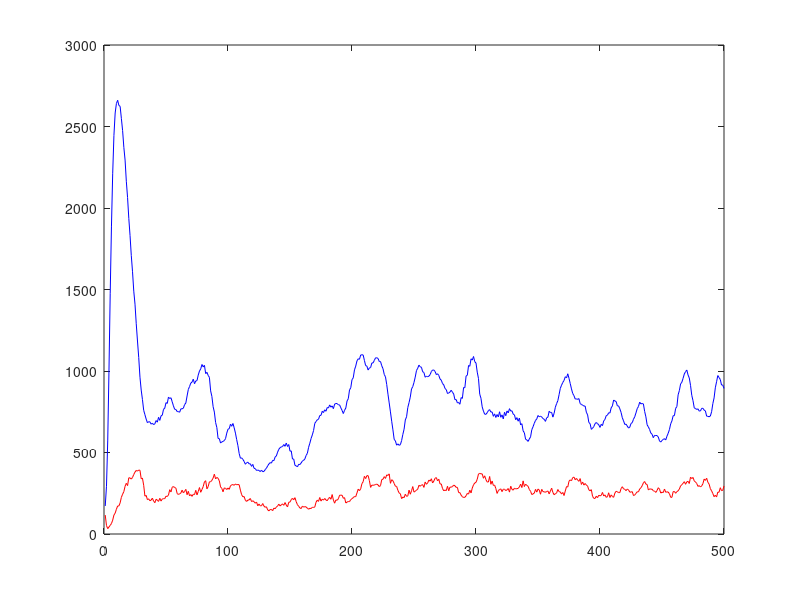

The MATLAB script that drew this image:
pred=[
116,52,33,43,53,64,85,116,128,152,172,172,191,225,244,260,293,311,297,345,344,337,347,365,380,390,386,392,391,339,343,299,232,237,211,216,204,208,220,202,192,213,208,200,219,202,215,217,217,232,230,239,272,258,287,291,285,281,248,243,246,252,269,253,261,274,241,262,234,242,231,244,242,268,240,261,285,256,273,291,320,327,277,291,320,321,329,343,367,338,347,342,326,289,280,259,283,280,273,282,274,296,302,303,299,307,302,304,302,269,241,228,230,207,200,208,209,218,199,204,198,189,196,173,184,173,173,187,171,164,167,148,142,150,151,143,159,155,165,172,183,172,179,185,176,193,177,166,195,196,211,219,210,223,198,180,170,160,156,171,165,168,166,158,152,158,156,164,163,166,195,208,200,224,202,214,208,218,209,204,217,225,213,242,208,189,209,207,216,238,238,238,219,223,190,196,199,199,211,217,223,230,229,252,275,266,277,309,321,354,340,358,358,328,286,300,299,300,304,306,301,291,297,334,336,352,341,363,359,369,311,333,327,310,293,292,268,252,247,217,227,223,244,231,234,269,244,265,291,257,262,269,275,299,293,300,303,286,319,305,313,331,324,339,313,325,342,346,326,336,307,307,279,265,270,266,293,265,288,287,291,300,296,286,286,254,254,238,229,224,225,235,249,245,269,252,282,302,313,317,336,368,372,369,369,342,357,334,319,319,353,305,325,298,300,279,249,266,273,277,260,275,275,266,271,279,257,293,274,269,281,277,278,280,289,306,285,326,291,306,298,293,273,262,242,246,251,274,257,276,270,244,274,260,259,256,261,264,246,264,281,255,241,247,252,273,260,258,245,255,236,264,291,288,324,332,327,346,349,333,341,331,323,340,304,319,300,310,300,294,271,265,272,231,219,218,232,223,238,234,237,255,233,240,225,229,253,224,240,230,225,251,262,259,254,254,279,290,277,274,266,276,271,257,257,260,236,239,249,259,259,276,284,296,314,322,306,304,270,277,275,275,265,263,255,267,284,275,251,257,254,276,256,259,257,247,225,225,260,261,250,260,265,276,295,303,311,321,305,320,323,310,349,340,347,326,319,310,292,297,289,295,309,337,329,342,317,306,278,265,248,229,238,227,257,256,284,266,268,295,];
prey=[
172,293,571,1000,1474,1884,2210,2445,2583,2641,2661,2629,2624,2550,2475,2372,2294,2164,2064,1936,1831,1709,1609,1490,1410,1290,1184,1083,962,883,825,759,732,705,683,689,688,674,680,671,676,696,686,716,697,725,729,765,772,806,801,840,831,836,811,786,765,764,751,751,747,768,768,772,794,804,847,887,905,926,932,950,922,939,941,975,1000,1013,1040,1025,1035,984,992,973,961,878,844,781,748,684,653,586,585,558,565,568,573,585,619,643,646,674,661,678,651,619,579,542,494,465,467,458,445,428,437,441,430,431,415,427,403,401,390,392,390,383,392,382,384,395,404,418,430,438,435,452,450,472,479,502,520,530,534,537,549,538,558,537,549,508,510,460,460,421,418,412,428,426,436,448,452,461,482,495,532,557,586,608,635,679,690,701,704,727,728,753,745,762,753,776,773,792,778,786,769,797,801,800,793,792,774,758,739,759,773,816,830,884,897,947,958,1007,1030,1062,1075,1072,1098,1100,1098,1065,1033,1030,1006,1019,1021,1049,1050,1065,1081,1081,1077,1058,1058,1032,1014,979,964,917,858,804,749,692,639,581,571,545,553,544,548,573,611,643,700,719,776,806,840,890,904,930,963,1003,1017,1036,1026,1023,995,991,962,968,965,968,978,997,1006,1006,997,978,983,973,951,944,923,915,893,886,862,865,871,882,870,859,824,825,804,807,796,837,832,899,897,969,974,1034,1029,1075,1067,1089,1057,1049,993,954,858,833,780,754,735,734,744,757,763,748,749,722,737,715,733,718,750,716,731,706,747,726,755,743,769,754,756,735,731,701,714,692,711,669,677,633,621,581,577,568,583,596,640,658,679,697,706,727,719,723,718,708,704,691,713,717,753,745,746,717,741,778,800,818,855,894,913,930,942,965,958,983,955,923,890,862,849,828,829,826,831,800,795,790,785,785,747,731,684,677,642,649,659,677,684,677,670,654,673,665,694,703,726,729,744,742,774,786,822,816,813,786,786,768,746,713,694,672,674,662,650,655,678,683,704,719,743,769,782,809,798,801,798,752,719,670,657,641,619,612,591,605,604,604,595,571,564,574,580,585,577,600,618,641,676,694,726,726,771,781,854,880,921,931,955,982,996,1006,976,957,912,851,818,774,770,764,768,754,755,771,771,760,755,723,722,719,724,750,800,835,897,934,972,960,948,914,914,893,];
plot(pred,'r');
hold on;
plot(prey,'b');
